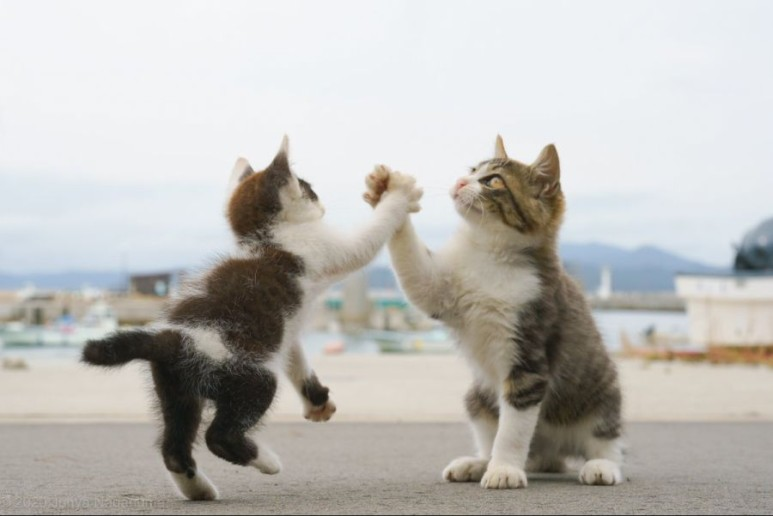
#> input picture img/img.jpeg, 773 x 516 px, found by its file name
$ python 3_img_color.py
#> lines starting #> are read from the running program, lines starting #| are printed output that depends on the picture
import cv2
import numpy as np

img=cv2.imread("arim/img/img.jpeg")
#> img is the input picture: shape (516, 773, 3); mean B, G, R 183.7, 187.5, 189.1
img2= img.astype(np.uint16) #img의 dtype을 uint16으로 바꾸어 img2에 저장한다. (각 컬러의 값을 더하는 과정에서 8bit를 넘을 수 있으므로 dtype을 변환한다.)

b,g,r = img2[:,:,0], img2[:,:,1], img2[:,:,2] # uint16으로 바꾼 이미지 파일을 색깔별로 나누어 b, g, r에 저장한다.
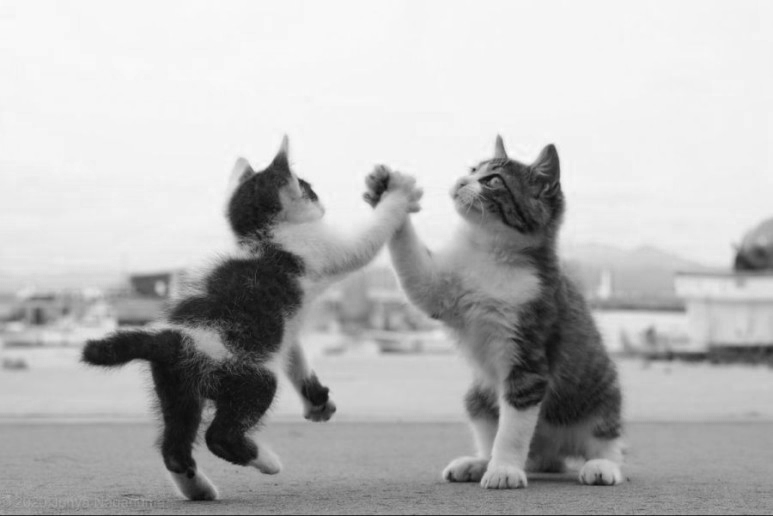
#> b: shape (516, 773) uint16; min 8, max 253, mean 183.7
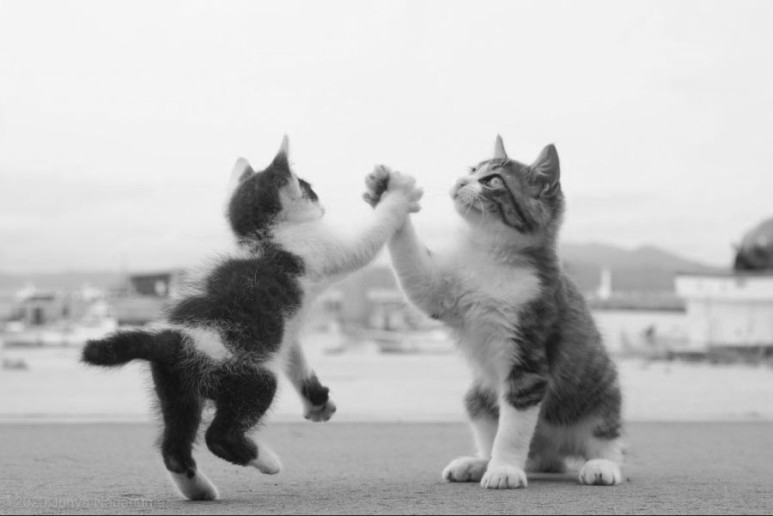
#> g: shape (516, 773) uint16; min 15, max 248, mean 187.5
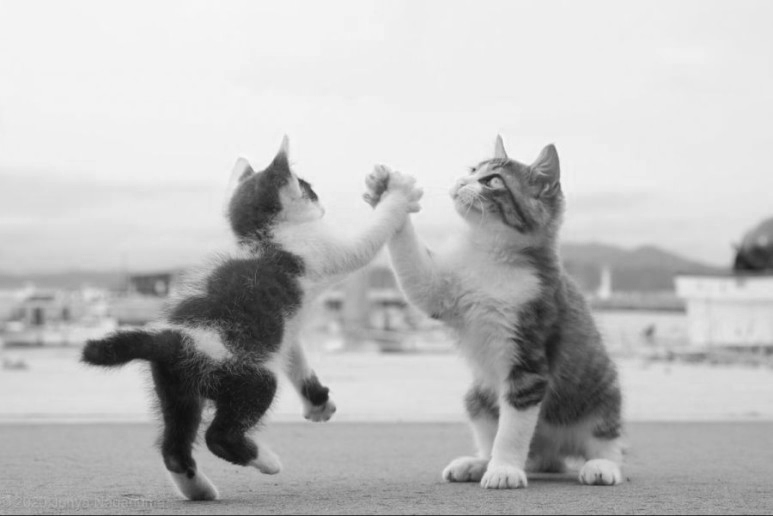
#> r: shape (516, 773) uint16; min 16, max 252, mean 189.1
# img2는 3차원 리스트로 [높이, 폭, [b, g, r]]로 저장된다.
gray = ((b+g+r)/3).astype(np.uint8) # 각각의 색깔의 크기를 더하여 평균을 낸 값을 gray라는 리스트 값에 저장한다.
# gray는 [높이, 폭, 흑백 색상값]으로 구성된다.
# gray는 이미지파일이므로 dtype을 uint8로 변경한다.

cv2.imshow("gray", gray) # gray를 "gray"인 창을 톻해 보여준다.

cv2.waitKey()
cv2.destroyAllWindows()

B, G, R = cv2.split(img) #이미지 파일을 색상별로 슬라이스 하여 각각 B,G,R에 저장한다.
zeros = np.zeros(img.shape[:2], dtype ="uint8") # 이미지 크기에 맞는 list값을 0으로 가지고 있는 list를 생성하여 zeros에 저장한다.
cv2.imshow("red", cv2.merge([zeros, zeros, R])) # 이미지에서 빨간색 값만이 나오도록 2차원 리스트를 합하여 3차원리스트로 만든 후(cv2.merge([B,G,R])), "red"라는 이름의 창을 통해 보여준다.
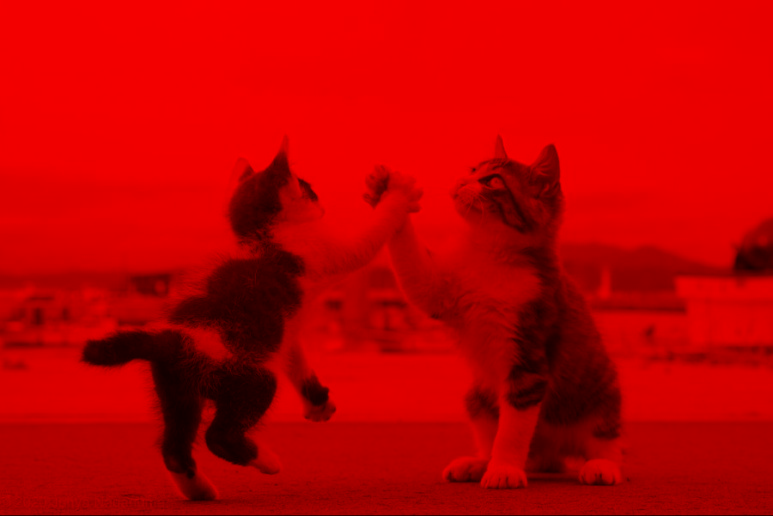
#> window 'red': shape (516, 773, 3); mean B, G, R 0, 0, 189.1
cv2.imshow("green", cv2.merge([zeros, G, zeros])) # 이미지에서 초록색 값만이 나오도록 2차원 리스트를 합하여 3차원리스트로 만든 후, "green"이라는 이름의 창을 통해 보여준다.
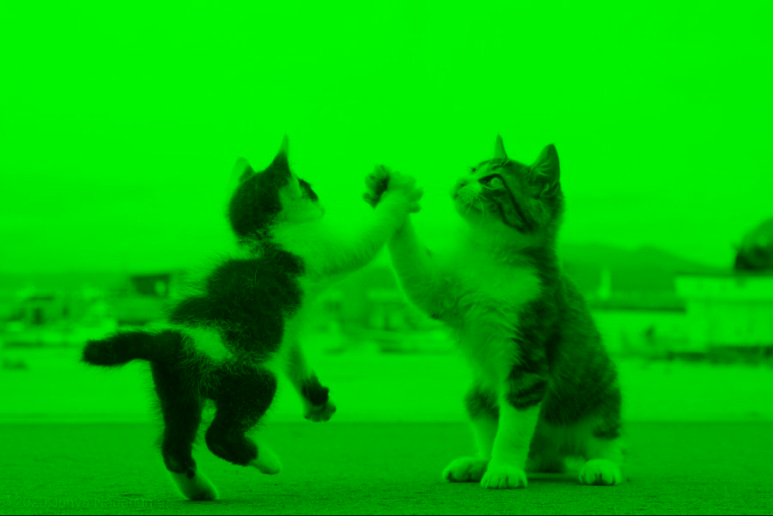
#> window 'green': shape (516, 773, 3); mean B, G, R 0, 187.5, 0
cv2.imshow("blue", cv2.merge([B, zeros, zeros])) # 이미지에서 파란색 값만이 나오도록 2차원 리스트를 합하여 3차원리스트로 만든 후, "blue"라는 이름의 창을 통해 보여준다.
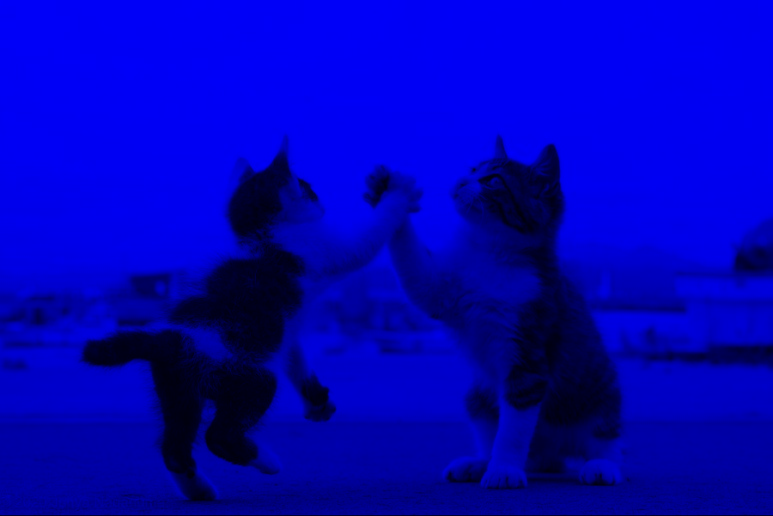
#> window 'blue': shape (516, 773, 3); mean B, G, R 183.7, 0, 0
cv2.imshow("inverse", cv2.merge([255-B, 255-G, 255-R])) # 각각의 컬러값을 255에서 뺀값을 merge하여 색상이 반전된 이미지를 만든 후, "inverse"라는 이름의 창을 통해 보여준다.
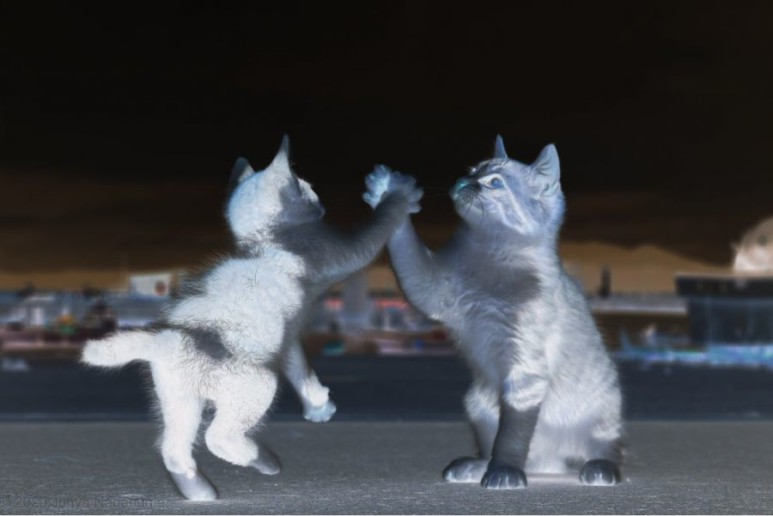
#> window 'inverse': shape (516, 773, 3); mean B, G, R 71.3, 67.5, 65.9

cv2.waitKey()
cv2.destroyAllWindows()

# cv2.cvtColor(이미지파일, 변환방식): 주어진 이미지파일을 설정한 변환방식으로 변환한다.
# 변환방식의 종류: cv2.COLOR_BGR2GRAY(BGR 컬러 이미지를 그레이 스케일로 변환), cv2.COLOR_GRAY2BGR(그레이 스케일 이미지를 BGR 컬러 이미지로 변환),
# cv2.COLOR_BGR2RGB(BGR 컬러 이미지를 RGB 컬러 이미지로 변환), cv2.COLOR_BGR2HSV(BGR 컬러 이미지를 HSV 컬러 이미지로 변환),
# cv2.COLOR_HSV2BGR(HVS 컬러 이미지를 BGR 컬러 이미지로 변환), cv2.COLOR_BGR2YUV(BGR 컬러 이미지를 YUV 컬러 이미지로 변환), cv2.COLOR_YUV2BGR(YUV 컬러 이미지를 BGR 컬러 이미지로 변환)
GRAY = cv2.cvtColor(img, cv2.COLOR_BGR2GRAY) # BGR 컬러 이미지를 GRAY 스케일로 변환하여 GRAY에 저장
RGB = cv2.cvtColor(img, cv2.COLOR_BGR2RGB) # BGR 컬러 이미지를 RGB 컬러 이미지로 변환하여 RGB에 저장
HSV = cv2.cvtColor(img, cv2.COLOR_BGR2HSV) # BGR 컬러 이미지를 HSV 컬러 이미지로 변환하여 HSV에 저장
#> HSV: shape (516, 773, 3); mean H, S, V 61.4, 25.2, 193.6
YUV = cv2.cvtColor(img, cv2.COLOR_BGR2YUV) # BGR 컬러 이미지를 YUV 컬러 이미지로 변환하여 YUV에 저장
#> YUV: shape (516, 773, 3); mean of channels 0, 1, 2 187.5, 126.2, 129.3

cv2.imshow("GRAY", GRAY)
cv2.imshow("RGB", RGB)
cv2.imshow("HSV", HSV)
cv2.imshow("YUV", YUV)
cv2.imshow("ORIGIN", img)

cv2.waitKey()
cv2.destroyAllWindows()
